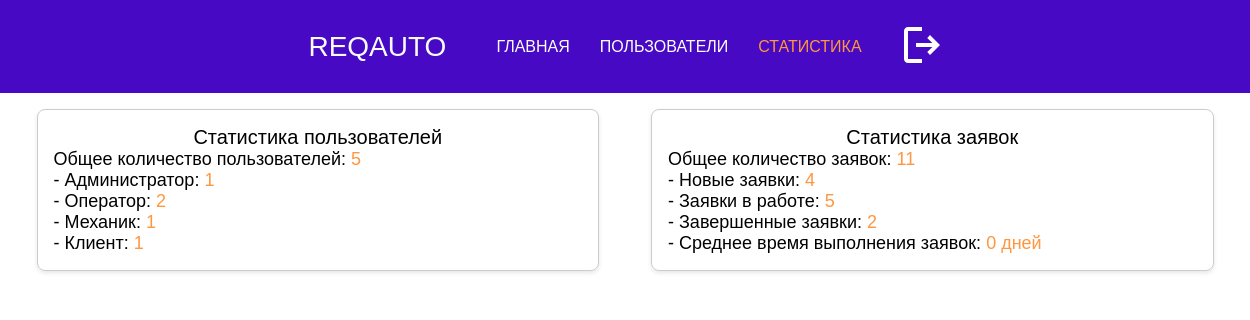
/admin_statistics (signed in), run on the app's committed database.
### models.py (models this page shows)
class Role(db.Model):
    __tablename__ = 'Role'
    ID = db.Column(db.Integer, primary_key=True)
    roleName = db.Column(db.String(50))

### app.py (the view)
@app.route('/admin_statistics')
def admin_statistics():
    if 'user_id' not in session:
        return redirect(url_for('auth'))
    user_id = session['user_id']
    user = User.query.get(user_id)
    if user.roleID != 1:
        return redirect(url_for('auth'))
    total_users = User.query.count()
    roles = Role.query.all()
    users_by_role = {role.roleName: User.query.filter_by(
        roleID=role.ID).count() for role in roles}
    total_requests = RepairRequest.query.count()
    new_requests = RepairRequest.query.filter_by(statusID=1).count()
    in_progress_requests = RepairRequest.query.filter_by(statusID=2).count()
    completed_requests = RepairRequest.query.filter_by(statusID=3).count()
    avg_completion_time = calculate_average_completion_time()
    requests_by_hour = calculate_requests_by_hour()
    return render_template('admin_statistics.html',
                           total_users=total_users,
                           users_by_role=users_by_role,
                           total_requests=total_requests,
                           new_requests=new_requests,
                           in_progress_requests=in_progress_requests,
                           completed_requests=completed_requests,
                           avg_completion_time=avg_completion_time,
                           requests_by_hour=requests_by_hour)

### app.py (called while the page is built)
def calculate_average_completion_time():
    completed_requests = RepairRequest.query.filter(
        RepairRequest.completed_at.isnot(None)).all()
    total_time = timedelta()
    for request in completed_requests:
        if request.created_at and request.completed_at:
            total_time += request.completed_at - request.created_at
    if len(completed_requests) > 0:
        avg_time = total_time / len(completed_requests)
        return avg_time.days
    return 0

def calculate_requests_by_hour():
    requests_by_hour = db.session.query(
        func.strftime('%H', RepairRequest.created_at).label('hour'),
        func.count(RepairRequest.ID).label('count')
    ).group_by(func.strftime('%H', RepairRequest.created_at)).all()
    requests_by_hour_list = [
        {"hour": int(hour), "count": count} for hour, count in requests_by_hour]
    return requests_by_hour_list

### templates/admin_statistics.html (shortened to what this page needs)
<!DOCTYPE html>
<html lang="en">
  <head>
    <link rel="stylesheet" href="/static/styles.css" />
    <link rel="stylesheet" href="/static/admin.css" />
  </head>
  <body>
    <header>
      <div class="logo">ReqAuto</div>
      <nav>
        <ul>
          <li><a href="{{ url_for('index') }}">Главная</a></li>
          <li><a href="{{ url_for('admin_dashboard') }}">Пользователи</a></li>
          <li>
            <a href="{{ url_for('admin_statistics') }}" class="active"
              >Статистика</a
            >
          </li>
          <li>
            <form
              action="{{ url_for('logout') }}"
              method="post"
              class="logout-form"
            >
              <button type="submit" class="logout-button">
                <svg
                  xmlns="http://www.w3.org/2000/svg"
                  width="24"
                  height="24"
                  viewBox="0 0 24 24"
                >
                  <path
                    fill="#ffffff"
                    d="M5 21q-.825 0-1.412-.587T3 19V5q0-.825.588-1.412T5 3h7v2H5v14h7v2zm11-4l-1.375-1.45l2.55-2.55H9v-2h8.175l-2.55-2.55L16 7l5 5z"
                  />
                </svg>
              </button>
            </form>
          </li>
        </ul>
      </nav>
    </header>
    <main>
      <section class="statistics-section h3">
        <div class="statistics-card card">
          <p class="h2">Статистика пользователей</p>
          <p>
            Общее количество пользователей:
            <span class="light-text">{{ total_users }}</span>
          </p>
          {% for role, count in users_by_role.items() %}
          <p>- {{ role }}: <span class="light-text">{{ count }}</span></p>
          {% endfor %}
        </div>
        <div class="statistics-card card">
          <p class="h2">Статистика заявок</p>
          <p>
            Общее количество заявок:
            <span class="light-text">{{ total_requests }}</span>
          </p>
          <p>
            - Новые заявки: <span class="light-text">{{ new_requests }}</span>
          </p>
          <p>
            - Заявки в работе:
            <span class="light-text">{{ in_progress_requests }}</span>
          </p>
          <p>
            - Завершенные заявки:
            <span class="light-text">{{ completed_requests }}</span>
          </p>
          <p>
            - Среднее время выполнения заявок:
            <span
              class="light-text"
              id="avgCompletionTime"
              data-time="{{ avg_completion_time }}"
            ></span>
          </p>
        </div>
      </section>
    </main>
  </body>
</html>

### static/styles.css (style rules this page uses)
html { scroll-behavior: smooth; }
html, body, p { margin: 0; padding: 0; width: 100%; height: 100%; }
.h2 { text-transform: initial; font-family: "Rubik", sans-serif; font-weight: 100; font-size: 20px; }
.h3 { text-transform: initial; font-family: "Rubik", sans-serif; font-weight: 100; font-size: 18px; }
header { margin: 0; padding: 20px; background-color: #4709c3; width: 100%; position: sticky; display: flex; justify-content: center; top: 0; z-index: 100; }
.logo { display: flex; font-family: "Montserrat", sans-serif; font-weight: 100; text-transform: uppercase; margin-right: 50px; font-size: 28px; color: #fafbfb; align-items: center; }
nav ul { list-style: none; padding-left: 0; display: flex; justify-content: center; }
nav a { text-decoration: none; color: #fff; display: flex; justify-content: center; }
nav li { display: inline; font-family: "Montserrat", sans-serif; font-weight: 100; text-transform: uppercase; margin: 0 30px 0 0; font-size: 16px; display: flex; justify-content: center; align-items: center; }
.active { color: #ff9640; }
.light-text { color: #ff9640; }
.card { border: 1px solid #ccc; border-radius: 8px; padding: 16px; margin: 16px; box-shadow: 0 2px 4px rgba(0, 0, 0, 0.1); transition: transform 0.2s; }
.logout-button { background: none; border: none; cursor: pointer; }
.logout-button svg { width: 48px; height: 48px; }

### static/admin.css (style rules this page uses)
nav ul { list-style: none; padding-left: 0; display: flex; justify-content: center; margin: 0; }
.statistics-section { display: flex; flex-wrap: wrap; gap: 20px; justify-content: center; }
.statistics-card { flex: 1 1 45%; box-sizing: border-box; max-width: 45%; }
.statistics-card .h2, .statistics-card .h3 { text-align: center; }
.statistics-card p { height: auto; }

### data on the page
Role: roleName "Администратор", ID "1"
Role: roleName "Оператор", ID "2"
Role: roleName "Механик", count "1"
Role: roleName "Клиент", count "1"

### other printed values
{{ total_users }} "5"
{{ total_requests }} "11"
{{ new_requests }} "4"
{{ in_progress_requests }} "5"
{{ completed_requests }} "2"
